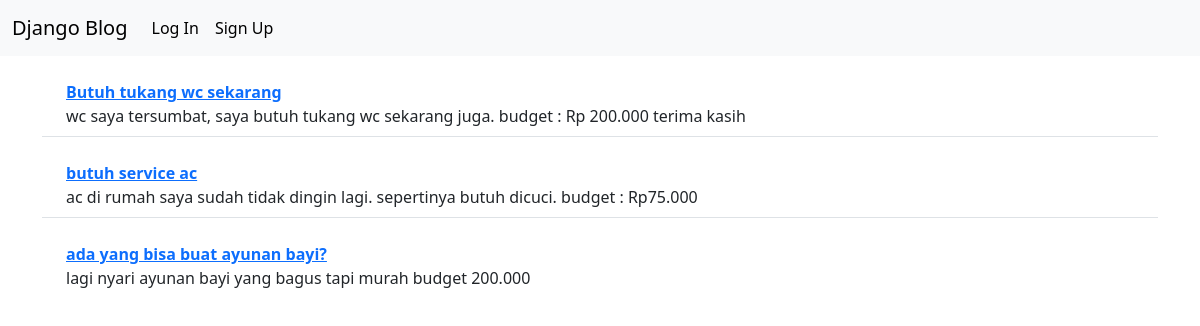
The app's page /, older data.
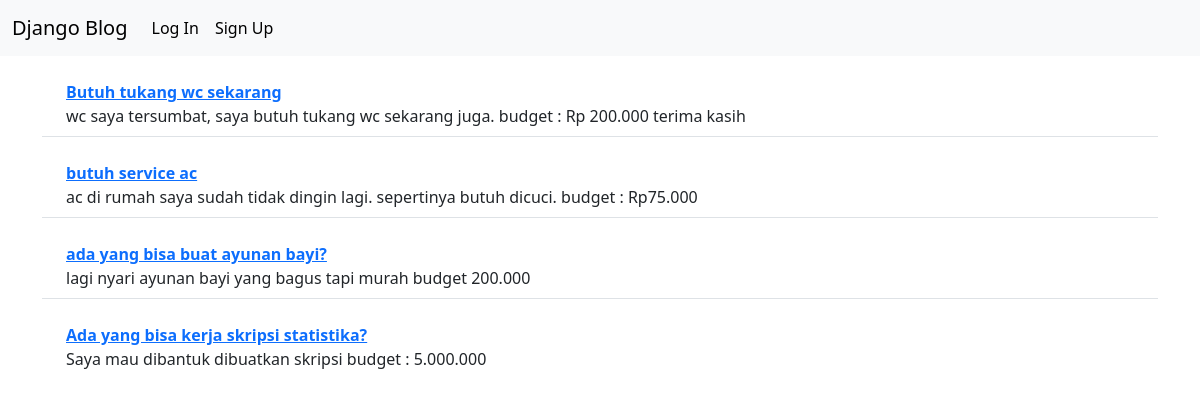
The same page, newer data.
### blog/models.py (models this page shows, shortened)
class Post(models.Model):
    title = models.CharField(max_length=200)
    author = models.ForeignKey(
        "auth.User",
        on_delete=models.CASCADE,
    )
    body = models.TextField()

### blog/views.py (the view)
# urls.py: path("", BlogListView.as_view(), name="home"),
class BlogListView(ListView):
    model = Post
    template_name = "home.html"

### templates/home.html
{% extends "base.html" %}
{% block content %}
<ul class="list-group list-group-flush mb-3 mt-3">
{% for post in post_list %}
   <li class="list-group-item mb-3">
      <div class="ms-2 me-auto">
      <div class="fw-bold"><a href="{% url 'post_detail' post.pk %}" > {{ post.title }} </a></div>
      {{ post.body }}
      </div>
   </li>
{% endfor %}
   </ul>
{% endblock %}

### templates/base.html (shortened to what this page needs)
<!doctype html>
<html lang="en">
  <head>
    <link href="https://cdn.jsdelivr.net/npm/bootstrap@5.3.2/dist/css/bootstrap.min.css" rel="stylesheet">
  </head>
  <body>
        <nav class="navbar navbar-expand-lg bg-body-tertiary">
          <div class="container-fluid">
            <a class="navbar-brand" href="{% url 'home' %}">Django Blog</a>
            <div class="collapse navbar-collapse" id="navbarSupportedContent">
              <ul class="navbar-nav me-auto mb-2 mb-lg-0">
                {% if user.is_authenticated %}
                <li class="nav-item">
                  <a class="nav-link active" aria-current="page" href="{% url 'post_new' %}">+ New Post</a>
                </li>
                <li class="nav-item">
                  <a class="nav-link active" aria-current="page" href="{% url 'logout' %}">Log out</a>
                </li>
                {% else %}
                 <li class="nav-item">
                  <a class="nav-link active" aria-current="page" href="{% url 'login' %}">Log In</a>
                </li>
                 <li class="nav-item">
                  <a class="nav-link active" aria-current="page" href="{% url 'signup' %}">Sign Up</a>
                </li>
                {% endif %}
              </ul>
            </div>
          </div>
        </nav>
<div class="container mt-3 mb-3">
    {% block content %}
    {% endblock %}
</div>
  </body>
</html>

Row changes from the older to the newer data that the page shows:
added Post: title "Ada yang bisa kerja skripsi statistika?", body "Saya mau dibantuk dibuatkan skripsi budget : 5.000.000"
